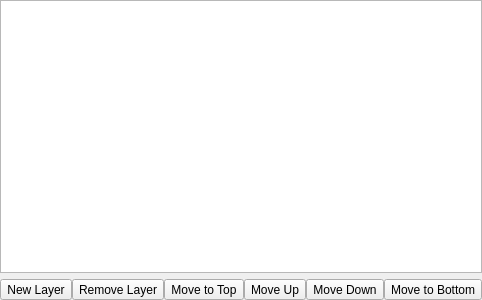
<?xml version="1.0" encoding="UTF-8"?>
<ui version="4.0">
 <class>LayerWidget</class>
 <widget class="QWidget" name="LayerWidget">
  <property name="geometry">
   <rect>
    <x>0</x>
    <y>0</y>
    <width>242</width>
    <height>300</height>
   </rect>
  </property>
  <layout class="QVBoxLayout" name="verticalLayout">
   <property name="leftMargin">
    <number>0</number>
   </property>
   <property name="topMargin">
    <number>0</number>
   </property>
   <property name="rightMargin">
    <number>0</number>
   </property>
   <property name="bottomMargin">
    <number>0</number>
   </property>
   <item>
    <widget class="TreeViewAcceptSelf" name="tree_view">
     <property name="contextMenuPolicy">
      <enum>Qt::CustomContextMenu</enum>
     </property>
     <property name="acceptDrops">
      <bool>true</bool>
     </property>
     <property name="dragEnabled">
      <bool>true</bool>
     </property>
     <property name="dragDropMode">
      <enum>QAbstractItemView::DragDrop</enum>
     </property>
     <property name="defaultDropAction">
      <enum>Qt::MoveAction</enum>
     </property>
     <attribute name="headerVisible">
      <bool>false</bool>
     </attribute>
    </widget>
   </item>
   <item>
    <layout class="QHBoxLayout" name="horizontalLayout">
     <property name="spacing">
      <number>0</number>
     </property>
     <item>
      <widget class="QToolButton" name="button_add">
       <property name="text">
        <string>New Layer</string>
       </property>
       <property name="icon">
        <iconset theme="list-add">
         <normaloff/>
        </iconset>
       </property>
      </widget>
     </item>
     <item>
      <widget class="QToolButton" name="button_remove">
       <property name="text">
        <string>Remove Layer</string>
       </property>
       <property name="icon">
        <iconset theme="list-remove">
         <normaloff/>
        </iconset>
       </property>
      </widget>
     </item>
     <item>
      <spacer name="horizontalSpacer">
       <property name="orientation">
        <enum>Qt::Horizontal</enum>
       </property>
       <property name="sizeHint" stdset="0">
        <size>
         <width>40</width>
         <height>20</height>
        </size>
       </property>
      </spacer>
     </item>
     <item>
      <widget class="QToolButton" name="button_top">
       <property name="text">
        <string>Move to Top</string>
       </property>
       <property name="icon">
        <iconset theme="go-top">
         <normaloff/>
        </iconset>
       </property>
      </widget>
     </item>
     <item>
      <widget class="QToolButton" name="button_up">
       <property name="text">
        <string>Move Up</string>
       </property>
       <property name="icon">
        <iconset theme="go-up">
         <normaloff/>
        </iconset>
       </property>
      </widget>
     </item>
     <item>
      <widget class="QToolButton" name="button_down">
       <property name="text">
        <string>Move Down</string>
       </property>
       <property name="icon">
        <iconset theme="go-down">
         <normaloff/>
        </iconset>
       </property>
      </widget>
     </item>
     <item>
      <widget class="QToolButton" name="button_bottom">
       <property name="text">
        <string>Move to Bottom</string>
       </property>
       <property name="icon">
        <iconset theme="go-bottom">
         <normaloff/>
        </iconset>
       </property>
      </widget>
     </item>
    </layout>
   </item>
  </layout>
 </widget>
 <customwidgets>
  <customwidget>
   <class>TreeViewAcceptSelf</class>
   <extends>QTreeView</extends>
   <header>item/tree_view_accept_self.hpp</header>
  </customwidget>
 </customwidgets>
 <resources/>
 <connections>
  <connection>
   <sender>button_add</sender>
   <signal>clicked()</signal>
   <receiver>LayerWidget</receiver>
   <slot>addLayer()</slot>
   <hints>
    <hint type="sourcelabel">
     <x>16</x>
     <y>280</y>
    </hint>
    <hint type="destinationlabel">
     <x>22</x>
     <y>340</y>
    </hint>
   </hints>
  </connection>
  <connection>
   <sender>button_remove</sender>
   <signal>clicked()</signal>
   <receiver>LayerWidget</receiver>
   <slot>removeLayer()</slot>
   <hints>
    <hint type="sourcelabel">
     <x>47</x>
     <y>282</y>
    </hint>
    <hint type="destinationlabel">
     <x>60</x>
     <y>381</y>
    </hint>
   </hints>
  </connection>
 </connections>
 <slots>
  <slot>addLayer()</slot>
  <slot>removeLayer()</slot>
 </slots>
</ui>
